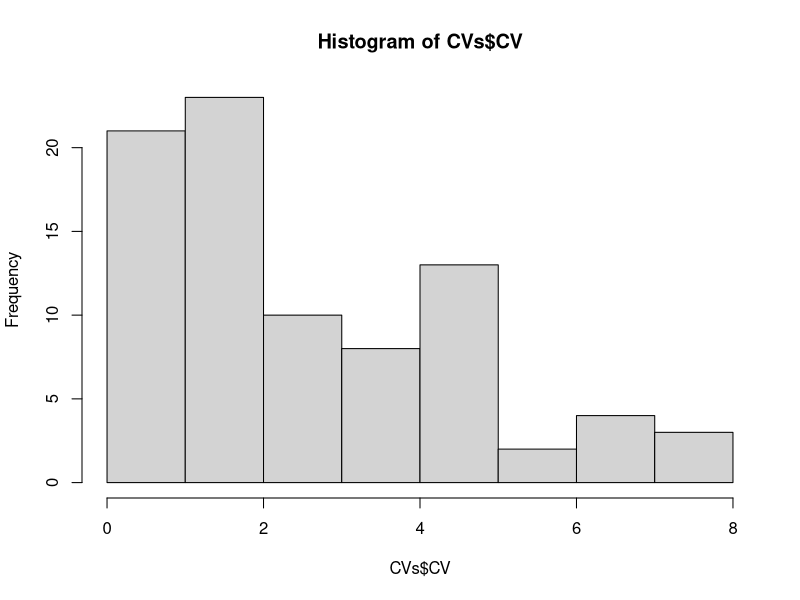
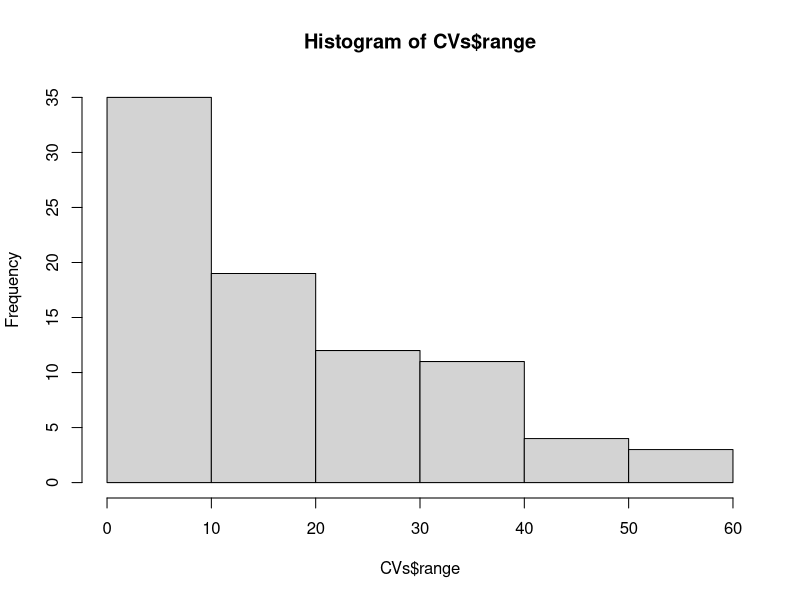
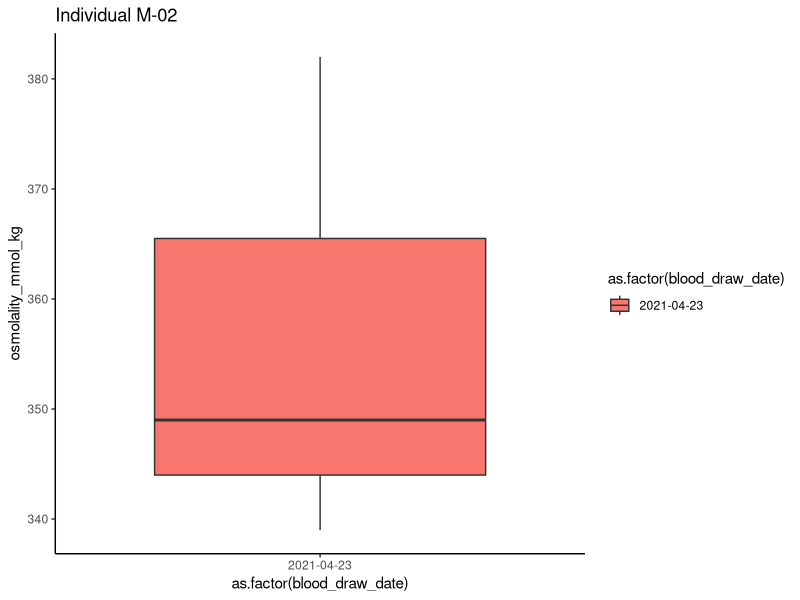
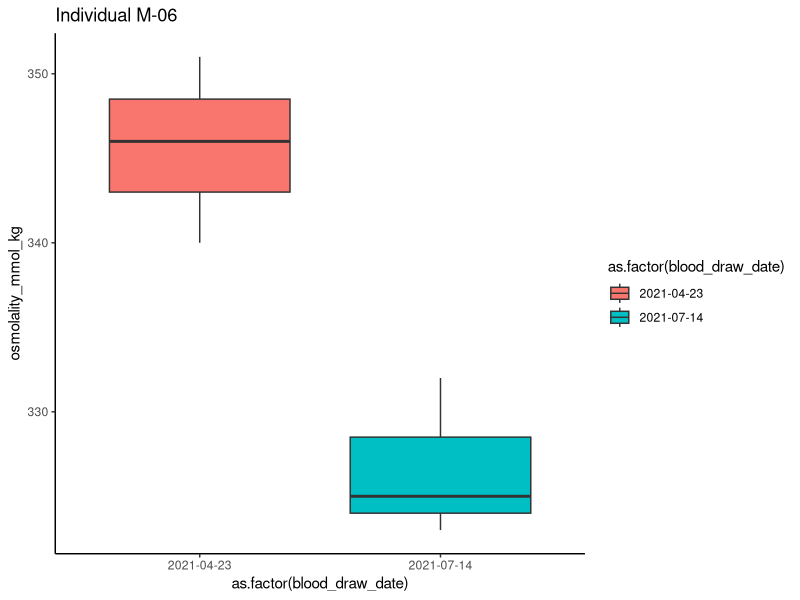
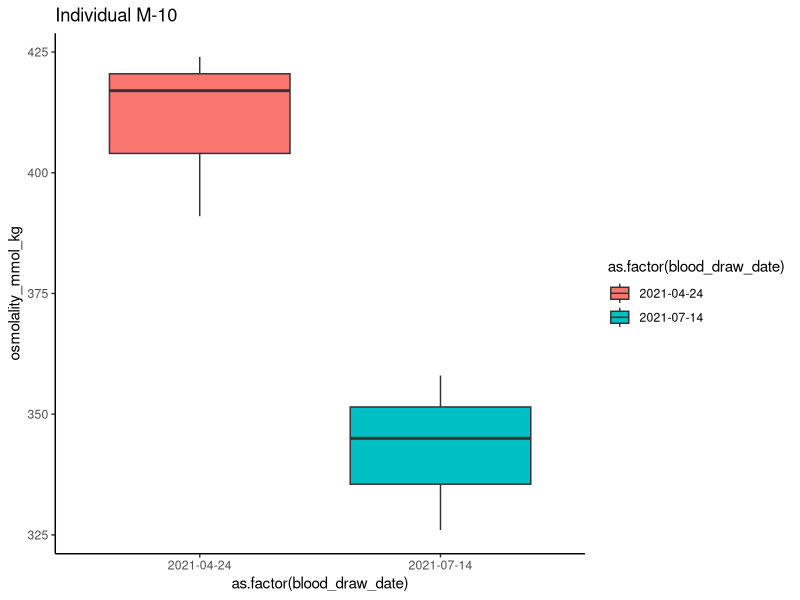
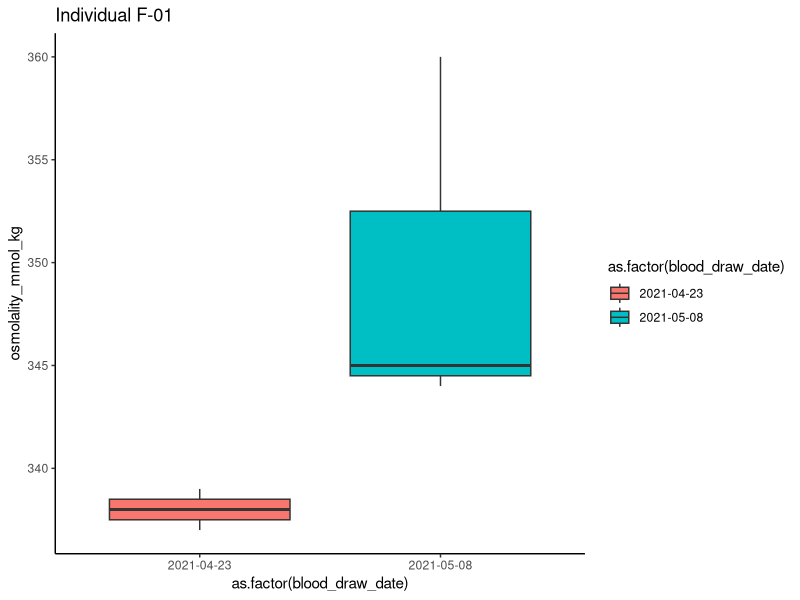
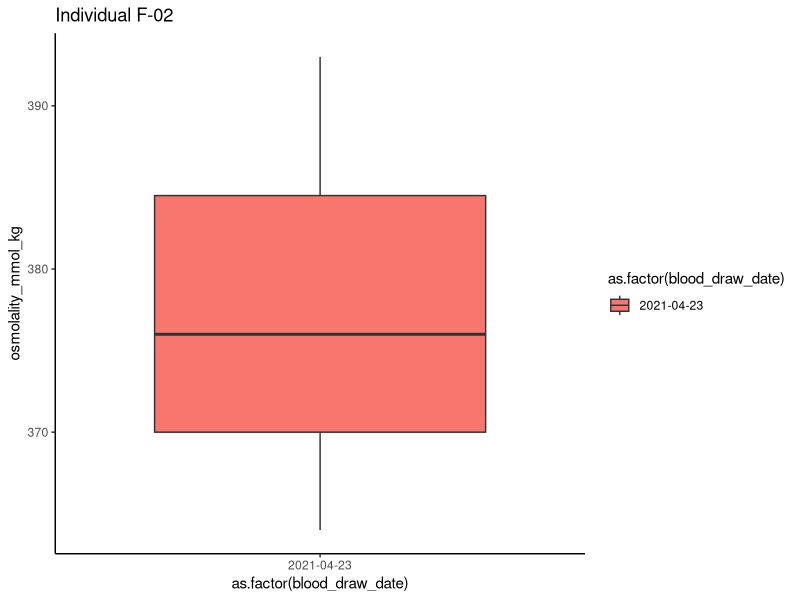
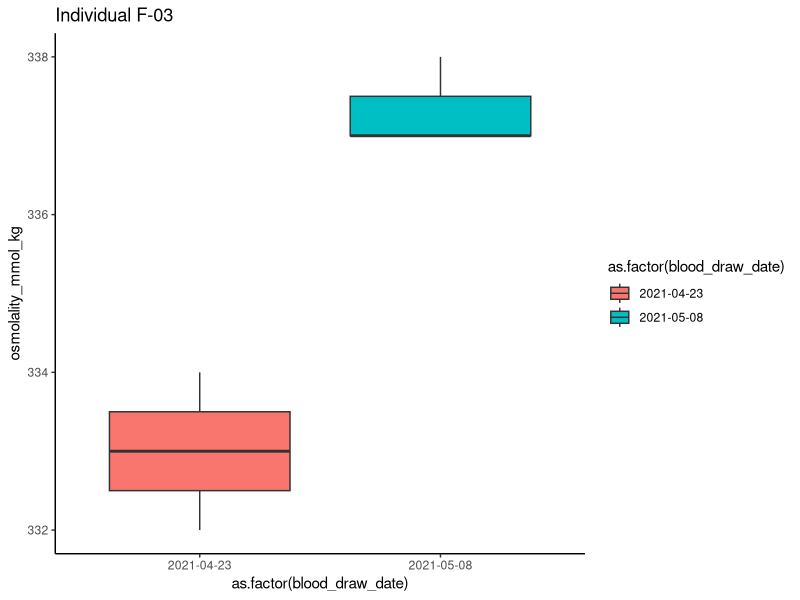

The R script that drew these images, in order:
## ---- chunk 1
`%nin%` = Negate(`%in%`)
if (!require("tidyverse")) install.packages("tidyverse")
library("tidyverse") # workflow and plots
## ---- chunk 2
osml_reps <- read.csv("./data/osmolality.csv",
                na.strings = c("","NA"),
                header = TRUE
                ) %>%
    dplyr::mutate(blood_draw_date = as.Date(blood_draw_date,
                                             format = "%m/%d/%y"),
                  individual_ID = as.factor(individual_ID),
                  replicate_no = as.factor(replicate_no),
                  osmolality_mmol_kg = as.numeric(osmolality_mmol_kg),
                  hemolyzed_Y_N = as.factor(hemolyzed_Y_N),
                  )
summary(osml_reps)
unique(osml_reps$blood_draw_date)
## ---- chunk 3
# identify individuals with 3-4 reps
enuf_reps <- osml_reps %>%
  group_by(individual_ID, blood_draw_date) %>%
  mutate(count = n()) %>%
  dplyr::filter(count > 2) %>%
  arrange(count)
enuf_reps

# identify individuals with 1-2 reps
not_reps <- osml_reps %>%
  group_by(individual_ID, blood_draw_date) %>%
  mutate(count = n()) %>%
  dplyr::filter(count < 3) %>%
  arrange(count)
not_reps

# check total obs still add to original 307
nrow(enuf_reps) + nrow(not_reps)
nrow(enuf_reps) + nrow(not_reps) == nrow(osml_reps)
## ---- chunk 4
CVs <- enuf_reps %>%
  group_by(individual_ID, blood_draw_date) %>%
  summarise(mean = mean(osmolality_mmol_kg),
            SD = sd(osmolality_mmol_kg),
            CV = (SD/mean) *100,
            min = min(osmolality_mmol_kg),
            max = max(osmolality_mmol_kg),
            range = max - min
            )
summary(CVs)
hist(CVs$CV)
hist(CVs$range) 
## ---- chunk 5
# write function to find outliers for each individual on each date
find_outliers <- function(df) {
  
  # initiate dataframe to compile info and list to compile plots
  outliers <- data.frame()
  #boxplots <- list()

  # initiate a for loop to go through every who in df
  for(indiv_ch in unique(df$individual_ID)) {
    
    # select data for only the individual of interest
    df_sub <- df %>%
      dplyr::filter(individual_ID == as.character(indiv_ch))
    
    # make a boxplot
    df_sub %>%
      ggplot(.) +
      geom_boxplot(aes(x = as.factor(blood_draw_date),
                       y = osmolality_mmol_kg,
                       fill = as.factor(blood_draw_date))) +
      ggtitle(paste("Individual", indiv_ch)) +
      theme_classic() -> plot
    
    # print/save
    print(plot)
    #boxplots[[indiv_ch]] <- plot
    
    # extract outliers
    outs <- df_sub %>%
      group_by(individual_ID, blood_draw_date) %>%
      summarise(outs = boxplot.stats(osmolality_mmol_kg)$out)
    
    # add to running dataframe of outliers
    outliers <- outliers %>%
      rbind(outs)
  }
  #return(boxplots)
  return(outliers)
}
## ---- chunk 6
par(mfrow = c(71, 2))
outliers_found <- find_outliers(enuf_reps)
outliers_found
par(mfrow = c(1, 1))
## ---- chunk 7
# first, look at just the replicate sets with very (badly) high value ranges
high_ranges <- enuf_reps %>%
  group_by(individual_ID, blood_draw_date) %>%
  dplyr::mutate(mean = mean(osmolality_mmol_kg),
                SD = sd(osmolality_mmol_kg),
                CV = (SD/mean) *100,
                min = min(osmolality_mmol_kg),
                max = max(osmolality_mmol_kg),
                range = max - min
            ) %>%
  dplyr::filter(range > 10) %>%
  dplyr::select(individual_ID, blood_draw_date, CV, osmolality_mmol_kg, replicate_no)

CV_12 <- high_ranges %>% # get CV for only reps 1&2
    dplyr::filter(replicate_no != 3) %>%
    group_by(individual_ID, blood_draw_date) %>%
    summarise(mean = mean(osmolality_mmol_kg),
              SD = sd(osmolality_mmol_kg),
              CV = (SD/mean) *100) %>%
    mutate(rep_excluded = "3") %>%
    dplyr::select(-mean, -SD)
  
CV_23 <- high_ranges %>% # get CV for only reps 2&3
    dplyr::filter(replicate_no != 1) %>%
    group_by(individual_ID, blood_draw_date) %>%
    summarise(mean = mean(osmolality_mmol_kg),
              SD = sd(osmolality_mmol_kg),
              CV = (SD/mean) *100) %>%
    mutate(rep_excluded = "1") %>%
    dplyr::select(-mean, -SD)
  
CV_31 <- high_ranges %>% # get CV for only reps 3&1
    dplyr::filter(replicate_no != 2) %>%
    group_by(individual_ID, blood_draw_date) %>%
    summarise(mean = mean(osmolality_mmol_kg),
              SD = sd(osmolality_mmol_kg),
              CV = (SD/mean) *100) %>%
    mutate(rep_excluded = "2") %>%
    dplyr::select(-mean, -SD)

# figure out what replicate inflates CV (and range)
compare <- high_ranges %>%
    dplyr::select(individual_ID, blood_draw_date, CV) %>%
    mutate(rep_excluded = "none") %>%
    rbind(CV_12) %>%
    rbind(CV_23) %>%
    rbind(CV_31) %>%
  group_by(individual_ID, blood_draw_date) %>%
  dplyr::mutate(min_CV = min(CV),
                max_CV = max(CV),
                CV_diff = max_CV - min_CV) %>%
  dplyr::filter(min_CV == CV)
compare

hist(compare$CV_diff)
## ---- chunk 8
# need to save these or they get filtered out by default with the NAs
save <- enuf_reps %>%
  left_join(compare, by = c("individual_ID", "blood_draw_date")) %>%
  dplyr::filter(is.na(rep_excluded) == TRUE)

# remove "outlying" replicates
cleaned <- enuf_reps %>%
  left_join(compare, by = c("individual_ID", "blood_draw_date")) %>%
  dplyr::filter(replicate_no != rep_excluded)

# check number of data obs
nrow(enuf_reps) == (nrow(compare) + nrow(save) + nrow(cleaned))

# check that we improved things
check <- save %>%
  rbind(cleaned) %>%
  group_by(individual_ID, blood_draw_date) %>%
  summarise(osmolality_mmol_kg_mean = mean(osmolality_mmol_kg),
            rep_SD = sd(osmolality_mmol_kg),
            rep_CV = (rep_SD/osmolality_mmol_kg_mean) *100,
            rep_min = min(osmolality_mmol_kg),
            rep_max = max(osmolality_mmol_kg),
            rep_range = rep_max - rep_min
            )
hist(check$rep_CV)
hist(check$rep_range) 
## ---- chunk 9
osml_means <- not_reps %>%
  rbind(save) %>%
  rbind(cleaned) %>%
  group_by(individual_ID, blood_draw_date) %>%
  summarise(osmolality_mmol_kg_mean = mean(osmolality_mmol_kg))
## ---- chunk 10
write.csv(osml_means, "./data/osml_means_clean.csv")
